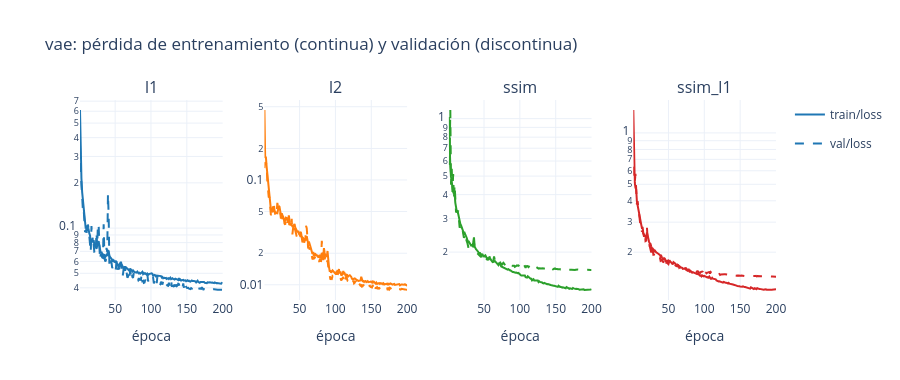
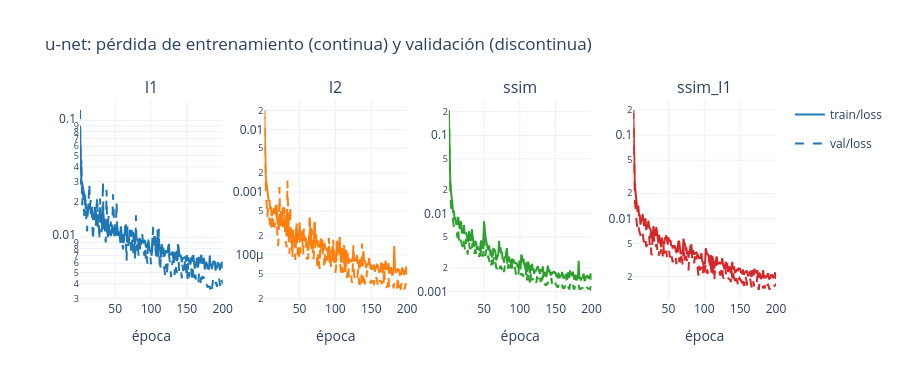

Notebook source saved alongside these figures, in order:
### Markdown cell above
### 7.1 Pérdida de entrenamiento y validación
La primera figura muestra, para cada función de pérdida, su `train/loss` (línea continua) y `val/loss` (discontinua) en escala logarítmica. Cada pérdida tiene su propia escala (SSIM ≈ 0.1, L2 ≈ 0.0001), así que esta figura sirve para ver **convergencia y sobreajuste** dentro de cada corrida, no para decidir qué pérdida es mejor. Para eso, la segunda figura compara las métricas comunes `val/l1`, `val/mse` y `val/ssim`, que se calculan igual en todas las corridas.

### Code cell
# Pérdida de entrenamiento y validación de cada corrida (una figura por modelo)
for model in wu.MODELS:
    log_and_zshow(analysis_run, f"curves/{model}_train_val_loss", fig=wu.train_val_figure(runs, model))

### Figure 1 — Plotly figure (JSON) as saved in the notebook; plotly's stock layout.template omitted (floating-point values rounded to 4 significant figures; data arrays with more than 128 entries replaced by an {"elided": "..."} marker saying what was removed)
{"data": [{"legendgroup": "train/loss", "line": {"color": "#1f77b4", "dash": "solid"}, "mode": "lines", "name": "train/loss", "showlegend": true, "type": "scatter", "x": {"elided": "200 int values"}, "xaxis": "x", "y": {"elided": "200 float values"}, "yaxis": "y"}, {"legendgroup": "val/loss", "line": {"color": "#1f77b4", "dash": "dash"}, "mode": "lines", "name": "val/loss", "showlegend": true, "type": "scatter", "x": {"elided": "200 int values"}, "xaxis": "x", "y": {"elided": "200 float values"}, "yaxis": "y"}, {"legendgroup": "train/loss", "line": {"color": "#ff7f0e", "dash": "solid"}, "mode": "lines", "name": "train/loss", "showlegend": false, "type": "scatter", "x": {"elided": "200 int values"}, "xaxis": "x2", "y": {"elided": "200 float values"}, "yaxis": "y2"}, {"legendgroup": "val/loss", "line": {"color": "#ff7f0e", "dash": "dash"}, "mode": "lines", "name": "val/loss", "showlegend": false, "type": "scatter", "x": {"elided": "200 int values"}, "xaxis": "x2", "y": {"elided": "200 float values"}, "yaxis": "y2"}, {"legendgroup": "train/loss", "line": {"color": "#2ca02c", "dash": "solid"}, "mode": "lines", "name": "train/loss", "showlegend": false, "type": "scatter", "x": {"elided": "200 int values"}, "xaxis": "x3", "y": {"elided": "200 float values"}, "yaxis": "y3"}, {"legendgroup": "val/loss", "line": {"color": "#2ca02c", "dash": "dash"}, "mode": "lines", "name": "val/loss", "showlegend": false, "type": "scatter", "x": {"elided": "200 int values"}, "xaxis": "x3", "y": {"elided": "200 float values"}, "yaxis": "y3"}, {"legendgroup": "train/loss", "line": {"color": "#d62728", "dash": "solid"}, "mode": "lines", "name": "train/loss", "showlegend": false, "type": "scatter", "x": {"elided": "200 int values"}, "xaxis": "x4", "y": {"elided": "200 float values"}, "yaxis": "y4"}, {"legendgroup": "val/loss", "line": {"color": "#d62728", "dash": "dash"}, "mode": "lines", "name": "val/loss", "showlegend": false, "type": "scatter", "x": {"elided": "200 int values"}, "xaxis": "x4", "y": {"elided": "200 float values"}, "yaxis": "y4"}], "layout": {"annotations": [{"font": {"size": 16}, "showarrow": false, "text": "l1", "x": 0.1025, "xanchor": "center", "xref": "paper", "y": 1, "yanchor": "bottom", "yref": "paper"}, {"font": {"size": 16}, "showarrow": false, "text": "l2", "x": 0.3675, "xanchor": "center", "xref": "paper", "y": 1, "yanchor": "bottom", "yref": "paper"}, {"font": {"size": 16}, "showarrow": false, "text": "ssim", "x": 0.6325, "xanchor": "center", "xref": "paper", "y": 1, "yanchor": "bottom", "yref": "paper"}, {"font": {"size": 16}, "showarrow": false, "text": "ssim_l1", "x": 0.8975, "xanchor": "center", "xref": "paper", "y": 1, "yanchor": "bottom", "yref": "paper"}], "height": 380, "title": {"text": "vae: pérdida de entrenamiento (continua) y validación (discontinua)"}, "xaxis": {"anchor": "y", "domain": [0, 0.205], "title": {"text": "época"}}, "xaxis2": {"anchor": "y2", "domain": [0.265, 0.47], "title": {"text": "época"}}, "xaxis3": {"anchor": "y3", "domain": [0.53, 0.735], "title": {"text": "época"}}, "xaxis4": {"anchor": "y4", "domain": [0.795, 1], "title": {"text": "época"}}, "yaxis": {"anchor": "x", "domain": [0, 1], "type": "log"}, "yaxis2": {"anchor": "x2", "domain": [0, 1], "type": "log"}, "yaxis3": {"anchor": "x3", "domain": [0, 1], "type": "log"}, "yaxis4": {"anchor": "x4", "domain": [0, 1], "type": "log"}}}

### Figure 2 — Plotly figure (JSON) as saved in the notebook; plotly's stock layout.template omitted (floating-point values rounded to 4 significant figures; data arrays with more than 128 entries replaced by an {"elided": "..."} marker saying what was removed)
{"data": [{"legendgroup": "train/loss", "line": {"color": "#1f77b4", "dash": "solid"}, "mode": "lines", "name": "train/loss", "showlegend": true, "type": "scatter", "x": {"elided": "200 int values"}, "xaxis": "x", "y": {"elided": "200 float values"}, "yaxis": "y"}, {"legendgroup": "val/loss", "line": {"color": "#1f77b4", "dash": "dash"}, "mode": "lines", "name": "val/loss", "showlegend": true, "type": "scatter", "x": {"elided": "200 int values"}, "xaxis": "x", "y": {"elided": "200 float values"}, "yaxis": "y"}, {"legendgroup": "train/loss", "line": {"color": "#ff7f0e", "dash": "solid"}, "mode": "lines", "name": "train/loss", "showlegend": false, "type": "scatter", "x": {"elided": "200 int values"}, "xaxis": "x2", "y": {"elided": "200 float values"}, "yaxis": "y2"}, {"legendgroup": "val/loss", "line": {"color": "#ff7f0e", "dash": "dash"}, "mode": "lines", "name": "val/loss", "showlegend": false, "type": "scatter", "x": {"elided": "200 int values"}, "xaxis": "x2", "y": {"elided": "200 float values"}, "yaxis": "y2"}, {"legendgroup": "train/loss", "line": {"color": "#2ca02c", "dash": "solid"}, "mode": "lines", "name": "train/loss", "showlegend": false, "type": "scatter", "x": {"elided": "200 int values"}, "xaxis": "x3", "y": {"elided": "200 float values"}, "yaxis": "y3"}, {"legendgroup": "val/loss", "line": {"color": "#2ca02c", "dash": "dash"}, "mode": "lines", "name": "val/loss", "showlegend": false, "type": "scatter", "x": {"elided": "200 int values"}, "xaxis": "x3", "y": {"elided": "200 float values"}, "yaxis": "y3"}, {"legendgroup": "train/loss", "line": {"color": "#d62728", "dash": "solid"}, "mode": "lines", "name": "train/loss", "showlegend": false, "type": "scatter", "x": {"elided": "200 int values"}, "xaxis": "x4", "y": {"elided": "200 float values"}, "yaxis": "y4"}, {"legendgroup": "val/loss", "line": {"color": "#d62728", "dash": "dash"}, "mode": "lines", "name": "val/loss", "showlegend": false, "type": "scatter", "x": {"elided": "200 int values"}, "xaxis": "x4", "y": {"elided": "200 float values"}, "yaxis": "y4"}], "layout": {"annotations": [{"font": {"size": 16}, "showarrow": false, "text": "l1", "x": 0.1025, "xanchor": "center", "xref": "paper", "y": 1, "yanchor": "bottom", "yref": "paper"}, {"font": {"size": 16}, "showarrow": false, "text": "l2", "x": 0.3675, "xanchor": "center", "xref": "paper", "y": 1, "yanchor": "bottom", "yref": "paper"}, {"font": {"size": 16}, "showarrow": false, "text": "ssim", "x": 0.6325, "xanchor": "center", "xref": "paper", "y": 1, "yanchor": "bottom", "yref": "paper"}, {"font": {"size": 16}, "showarrow": false, "text": "ssim_l1", "x": 0.8975, "xanchor": "center", "xref": "paper", "y": 1, "yanchor": "bottom", "yref": "paper"}], "height": 380, "title": {"text": "u-net: pérdida de entrenamiento (continua) y validación (discontinua)"}, "xaxis": {"anchor": "y", "domain": [0, 0.205], "title": {"text": "época"}}, "xaxis2": {"anchor": "y2", "domain": [0.265, 0.47], "title": {"text": "época"}}, "xaxis3": {"anchor": "y3", "domain": [0.53, 0.735], "title": {"text": "época"}}, "xaxis4": {"anchor": "y4", "domain": [0.795, 1], "title": {"text": "época"}}, "yaxis": {"anchor": "x", "domain": [0, 1], "type": "log"}, "yaxis2": {"anchor": "x2", "domain": [0, 1], "type": "log"}, "yaxis3": {"anchor": "x3", "domain": [0, 1], "type": "log"}, "yaxis4": {"anchor": "x4", "domain": [0, 1], "type": "log"}}}
